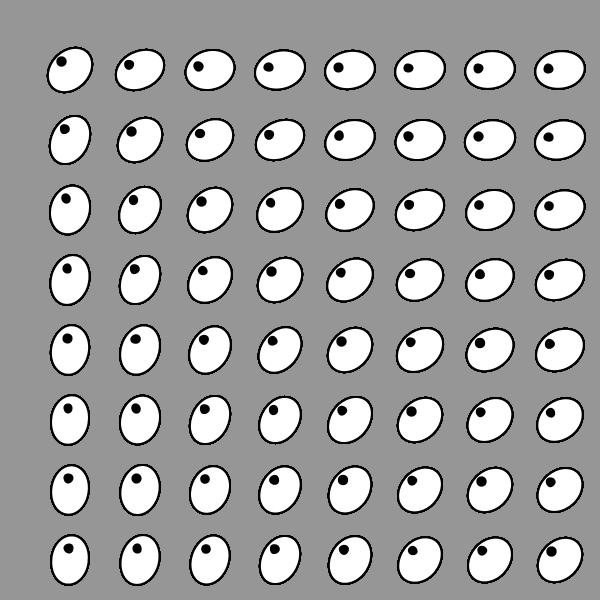
Frame 1 (no input)
Frame 60 (the mouse pressed at the canvas centre just before this capture): identical to frame 1, image omitted
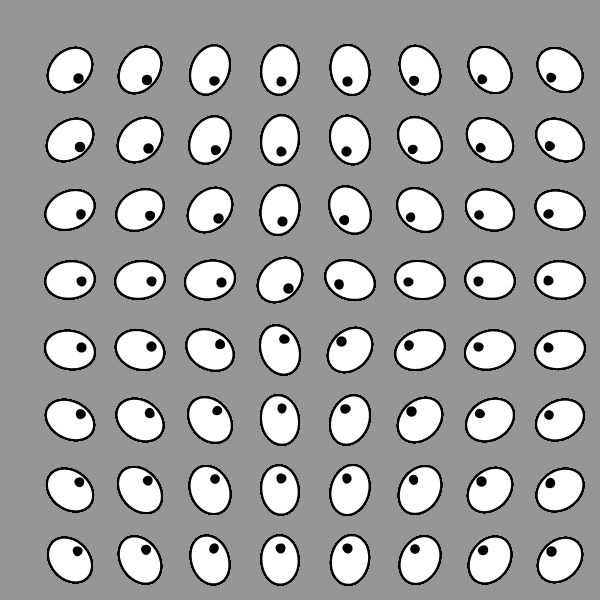
Frame 120 (the mouse held since frame 60 and released just before this capture)

The Processing sketch that drew these frames (run headless with seeded random() and noise(); from frame 60 on, the mouse is pressed at the canvas centre):

// Processing sketch: following_eyes
// ── following_eyes.pde
ArrayList<Eye> E ;
int dist =  70 ;


void setup() {
  surface.setResizable(true);
  size(600, 600);
  noStroke();
  E = new ArrayList<Eye>();

  for (int eN = 0; eN < 20; eN ++) {
    for (int i = dist; i < width; i += dist) {
      for (int j = dist; j < width; j += dist) {
           
        
          E.add(new Eye(i, j, 50));
          
      }
    }
  }
}

void draw() {
  background(150);

  for (Eye ee : E) {
    ee.update(mouseX, mouseY);
    ee.display();
  }
}

// ── eye.pde
class Eye {
  int x, y;
  int size;
  float angle = 0.0 , rand ;
  float ls = 255;
  
  
  Eye(int tx, int ty, int ts) {
    x = tx;
    y = ty;
    size = ts;
    rand = random(0.0,1.0);
 }

  void update(int mx, int my) {
    angle = atan2(my-y, mx-x);
  }
  
  void display() {
    stroke(0);
    strokeWeight(size/20);
    pushMatrix();
    translate(x, y);
    pushMatrix();
     rotate(-angle);
    fill(255);
    ellipse(0, 0, size, size-size/4);
    popMatrix();
    rotate(angle);
    fill(0);
    ellipse(size/4, 0, (size/6), (size/6));
    popMatrix();
  }
}
